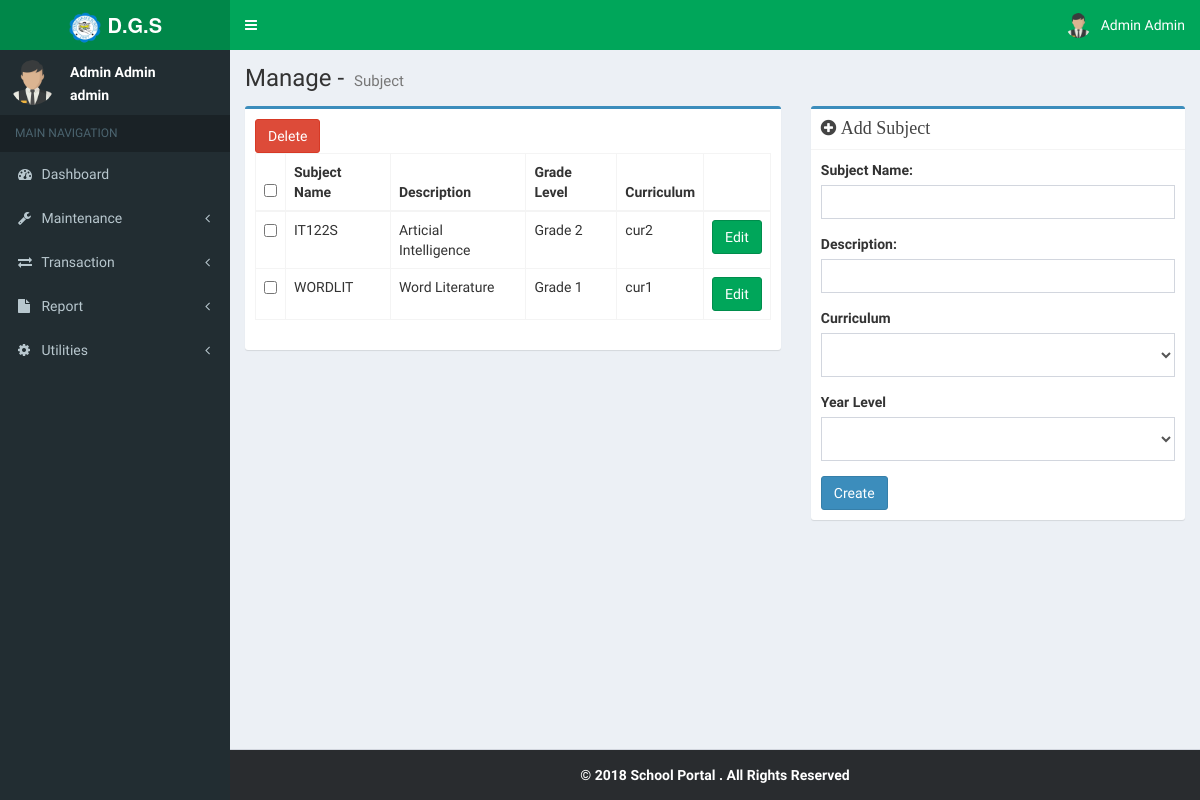
/subject.php (signed in), run on the app's committed database.
### tables this page shows
CREATE TABLE `usertbl` (
  `id` int(11) NOT NULL,
  `username` varchar(140) NOT NULL,
  `password` varchar(100) NOT NULL,
  `fname` varchar(140) NOT NULL,
  `mname` varchar(140) NOT NULL,
  `lname` varchar(140) NOT NULL,
  `contact` varchar(140) NOT NULL,
  `usertype` varchar(50) NOT NULL,
  `status` int(11) NOT NULL,
  `profile_pic` varchar(170) NOT NULL
);

CREATE TABLE `tblsubjects` (
  `id` int(11) NOT NULL,
  `subjectname` varchar(50) NOT NULL,
  `description` varchar(50) NOT NULL,
  `yearlevelid` int(11) NOT NULL,
  `cur_id` int(11) NOT NULL
);

CREATE TABLE `tblyearlevel` (
  `id` int(11) NOT NULL,
  `yearlevel` varchar(20) NOT NULL,
  `description` varchar(50) NOT NULL
);

CREATE TABLE `curriculumtbl` (
  `id` int(11) NOT NULL,
  `curname` varchar(200) NOT NULL,
  `gradelevel` varchar(100) NOT NULL,
  `datecreated` varchar(170) NOT NULL
);

### session.php (called while the page is built, shortened)
<?php
if (isset($_SESSION['username']))
{
	$username = $_SESSION['username'];
}
else
{
	header("Location: index.php");
	exit();
}
$result = mysqli_query($con,"SELECT * FROM usertbl WHERE username = '$username'")or die(mysqli_error($con));
$user_rows = mysqli_fetch_array($result);
$username = $user_rows['username'];
$fname = $user_rows['fname'];
$lname = $user_rows['lname'];
$profile_pic = $user_rows['profile_pic'];
$name = $fname." ".$lname;
?>

### subject.php (the view, shortened to what this page needs)
<!DOCTYPE html>
<html>
<head>
	<?php include "inc/navbar.php"; ?>
</head>
<body class="hold-transition fixed skin-green sidebar-mini">
	<div class="wrapper">
		<?php include "inc/header.php"; ?>
		<div class="content-wrapper">
			<section class="content-header">
				<h1>
					Manage - <small>Subject</small>
				</h1>
			</section>
			<section class="content">
				<div class="row">
					<div class="col-sm-7">
						<div class="box box-primary">
							<div class="box-body">
								<form id="submit_subject" action="crud_function.php" method="post">
									<?php
									$query = "SELECT * FROM tblsubjects";
									$result = mysqli_query($con, $query)or die(mysqli_error($con));
									if(mysqli_num_rows($result) > 0){
										?>
										<button type="button" id="del_subject" class="btn btn-danger">Delete</button>
										<div class="tables">
											<table class="table table-bordered">
												<thead>
													<tr>
														<th><input type="checkbox" id="checkall"></th>
														<th>Subject Name</th>
														<th>Description</th>
														<th>Grade Level</th>
														<th>Curriculum</th>
														<th></th>
													</tr>
												</thead>
												<tbody>
													<?php while($row = mysqli_fetch_array($result)) {
														$yearlevel = mysqli_query($con,"SELECT * FROM tblyearlevel where id='".$row['yearlevelid']."'");
														$row_ylevel = mysqli_fetch_array($yearlevel);
														?>
														<tr>
															<th scope="row"><input type="checkbox" id="record" name="subid[]" value="<?php echo $row['id']; ?>"></th>
															<td><?php echo $row['subjectname']; ?></td>
															<td><?php echo $row['description']; ?></td>
															<td><?php echo $row_ylevel['yearlevel']; ?></td>
															<td>
																<?php
																	$query = "SELECT * FROM curriculumtbl WHERE id = " . $row['cur_id'];
																	$res = mysqli_query($con, $query);
																	$curname = "";
																	while($rows = mysqli_fetch_array($res))
																	{
																		$curname = $rows['curname'];
																	}
																	echo $curname;
																?>
															</td>
															<td width="50">
																<button
																	type="button"
																	id="editsub"
																	data-id="<?php echo $row_ylevel['id']; ?>"
																	data-curid="<?php echo $row['cur_id']; ?>"
																	class="btn btn-success">
																	Edit
																</button>
															</td>
														</tr>
														<?php } ?>
													</tbody>
												</table>
											</div>
											<?php }else{ ?>
												<div class="alert alert-danger">No data found.</div>
												<?php } ?>
											</form>
										</div>
									</div>
								</div>
								<div class="col-sm-5">
									<div class="box box-primary">
										<div class="box-header with-border">
											<h3 class="box-title"><i class="fa fa-plus-circle"> Add Subject</i></h3>
										</div>
										<div class="box-body">
											<form action="crud_function.php" method="post">
												<div class="form-group">
													<label>Subject Name:</label>
													<input type="text" class="form-control" id="subjectname" name="subjectname" required>
												</div>
												<div class="form-group">
													<label>Description:</label>
													<input type="text" class="form-control" id="desc" name="desc" required>
												</div>
												<div class="form-group">
														<label>Curriculum</label>
														<select class="form-control" id="cboCurriculum" style="height:44px;" name="cboCurriculum" required>
															<option></option>
															<?php
															$query = "SELECT * FROM curriculumtbl";
															$result = mysqli_query($con, $query);
															while($row = mysqli_fetch_array($result)) {
																?>
																<option value="<?php echo $row['id']; ?>"><?php echo $row['curname']; ?></option>
																<?php } ?>
															</select>
														</div>
												<div class="form-group">
													<label>Year Level</label>
													<select class="form-control" id="cboYearLevel" style="height:44px;" name="cboYearLevel" required>
														<option></option>
														<?php
														$query = "SELECT * FROM tblyearlevel";
														$result = mysqli_query($con, $query);
														while($row = mysqli_fetch_array($result)) {
															?>
															<option value="<?php echo $row['id']; ?>"><?php echo $row['yearlevel']; ?></option>
															<?php } ?>
														</select>
													</div>
														<button type="submit" name="btnAddSubjects" id="btnAddSubjects" class="btn btn-primary">Create</button>
													</form>
												</div>
											</div>
										</div>
									</div>
								</section>
							</div>
							<?php include "inc/sidebar.php"; ?>
						</div>
						<?php include "inc/script.php"; ?>
					</body>
					</html>

### inc/header.php (shortened to what this page needs)
<header class="main-header">
	<a href="admin_dashboard.php" class="logo">
		<span class="logo-lg"><b><img src="images/logo.png" width="34" height="32"> D.G.S</b></span>
	</a>
	<nav class="navbar navbar-static-top">
		<a class="sidebar-toggle" data-toggle="offcanvas" role="button">
		</a>
		<div class="navbar-custom-menu">
			<ul class="nav navbar-nav">
				<li class="dropdown user user-menu">
					<a href="#" class="dropdown-toggle" data-toggle="dropdown">
						<img src="<?php echo $profile_pic; ?>" class="user-image" alt="User Image">
						<span class="hidden-xs"><?php echo $name; ?></span>
					</a>
				</li>
			</ul>
		</div>
	</nav>
</header>

### inc/sidebar.php (shortened to what this page needs)
<aside class="main-sidebar">
 <section class="sidebar">
  <div class="user-panel">
   <div class="pull-left image">
    <img src="<?php echo $profile_pic; ?>" class="img-circle">
  </div>
  <div class="pull-left info">
    <p><?php echo $name; ?></p>
    <p><?php echo $username; ?></p>
  </div>
</div>
<ul class="sidebar-menu">
 <li class="header">MAIN NAVIGATION</li>
 <li>
  <a href="admin_dashboard.php">
   <i class="fa fa-dashboard"></i> <span>Dashboard</span>
 </a>
</li>
<li class="treeview slesson" onclick="setmodule('Student Lesson')">
  <a href="#">
   <i class="fa fa-wrench"></i>
   <span>Maintenance</span>
   <span class="pull-right-container">
    <span class="fa fa-angle-left pull-right"></span>
  </span>
</a>
</li>
<li class="treeview slesson" onclick="setmodule('Student Lesson')">
  <a href="#">
   <i class="fa fa-exchange"></i>
   <span>Transaction</span>
   <span class="pull-right-container">
    <span class="fa fa-angle-left pull-right"></span>
  </span>
</a>
</li>
<li class="treeview slesson" onclick="setmodule('Student Lesson')">
  <a href="#">
   <i class="fa fa-file"></i>
   <span>Report</span>
   <span class="pull-right-container">
    <span class="fa fa-angle-left pull-right"></span>
  </span>
</a>
</li>
<li class="treeview slesson" onclick="setmodule('Student Lesson')">
  <a href="#">
   <i class="fa fa-cog"></i>
   <span>Utilities</span>
   <span class="pull-right-container">
    <span class="fa fa-angle-left pull-right"></span>
  </span>
</a>
</li>
</ul>
</section>
</aside>

### css/_all-skins.css (style rules this page uses)
.skin-green .main-header .navbar { background-color: #00a65a; }
.skin-green .main-header .navbar .nav > li > a { color: #ffffff; }
.skin-green .main-header .navbar .sidebar-toggle { color: #ffffff; }
.skin-green .main-header .navbar .sidebar-toggle { color: #fff; }
.skin-green .main-header .logo { background-color: #008d4c; color: #ffffff; border-bottom: 0 solid transparent; }
.skin-green .content-header { background: transparent; }
.skin-green .wrapper, .skin-green .main-sidebar, .skin-green .left-side { background-color: #222d32; }
.skin-green .user-panel > .info, .skin-green .user-panel > .info > a { color: #fff; }
.skin-green .sidebar-menu > li.header { color: #4b646f; background: #1a2226; }
.skin-green .sidebar-menu > li > a { border-left: 3px solid transparent; }
.skin-green .sidebar a { color: #b8c7ce; }

### data on the page
usertbl: profile_pic (picture), name "Admin Admin", username "admin"
tblsubjects: subjectname "IT122S", description "Articial Intelligence", yearlevelid.yearlevel "Grade 2", curriculumtbl.curname "cur2"
tblsubjects: subjectname "WORDLIT", description "Word Literature", yearlevelid.yearlevel "Grade 1", curriculumtbl.curname "cur1"
